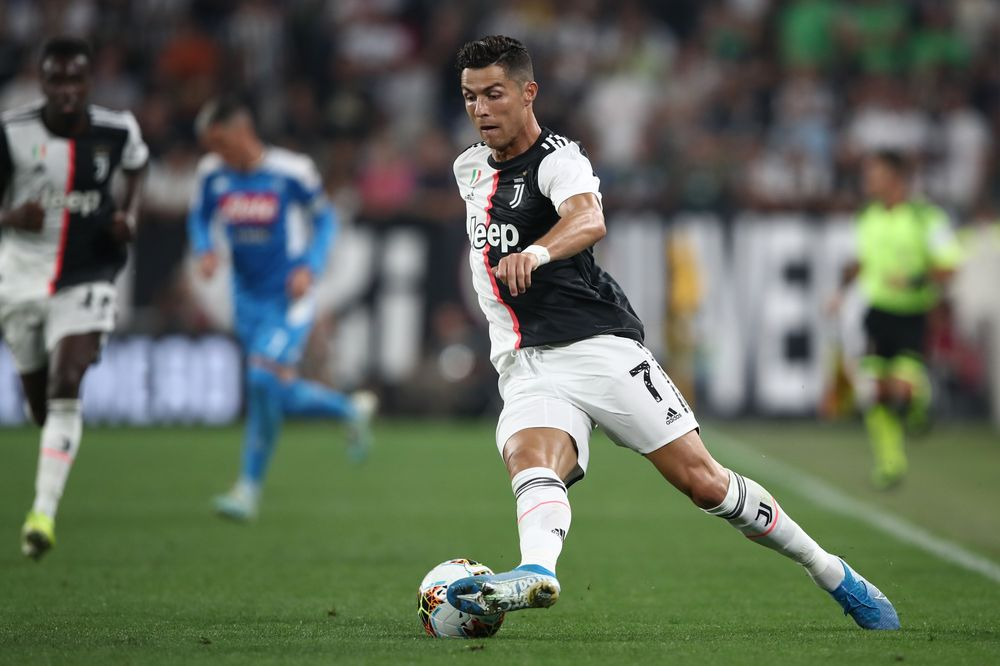
#> input picture Assignment05/edgeDetection3.jpg, 1000 x 666 px
$ jupyter execute 'Assignment 05 Adaptive Threshold EdgeDetection.ipynb'
#> lines starting #> are read from the running program, lines starting #| are printed output that depends on the picture; after the words box and inside, x2 and y2 are one past the last pixel; in counts of white or black regions, pixels touching at a corner belong together
## Imports

[cell 1]
import numpy as np
import cv2
import matplotlib.pyplot as plt

## Loading image

[cell 2]
img = cv2.imread('edgeDetection3.jpg', 0)
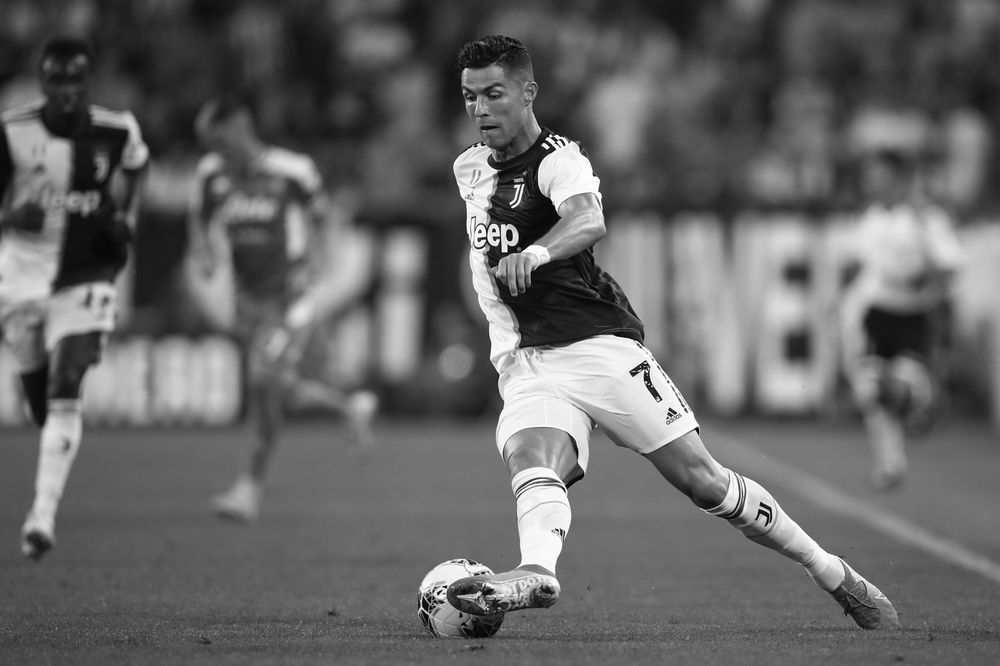
#> img: shape (666, 1000); min 0, max 255, mean 102
plt.figure(figsize=(8, 6))
plt.title("Oringinal Image")
plt.imshow(img, 'gray')

## Canny edge detection

[cell 3]
edges = cv2.Canny(img, 100, 200)
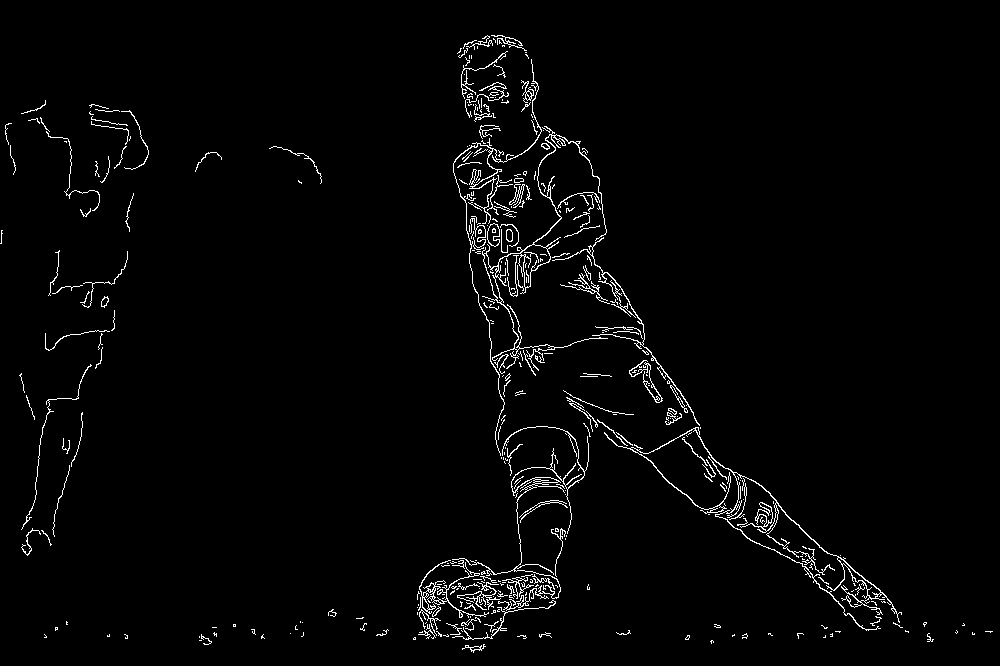
#> edges: shape (666, 1000); 2.2% white in thin lines or dots
plt.figure(figsize=(8, 6))
plt.imshow(img, 'gray')
plt.imshow(edges, 'gray')
plt.xticks([]), plt.yticks([])
plt.show()

## Thresholding techniques

[cell 4]
img = cv2.medianBlur(img,5) ## Remove noise using median Blur

## 2nd argument - threshold, 3rd Argument - Value assigned if pixel is greater than threshold
ret,th1 = cv2.threshold(img,127,220,cv2.THRESH_BINARY)
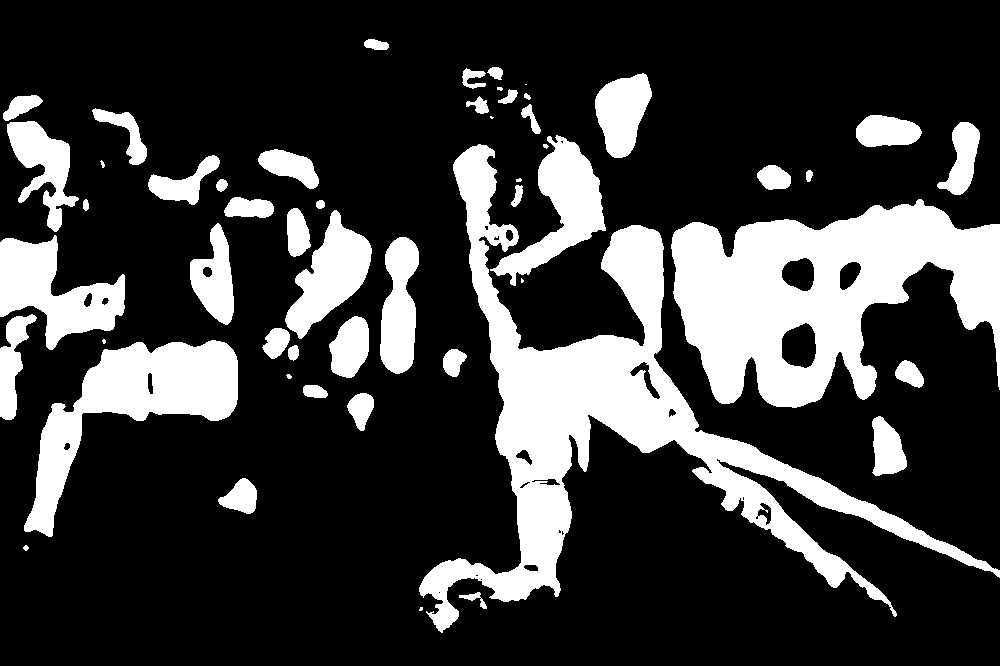
#> th1: shape (666, 1000); values 0 (black) and 220 (white), 23.3% white; 53 white regions (7 under 20 px), largest, box (x1, y1, x2, y2) and area: (419, 144, 1000, 633) 48986, (671, 199, 1000, 408) 39375, (24, 340, 238, 537) 14307

## threshold value is the mean of neighbourhood area
th2 = cv2.adaptiveThreshold(img,255,cv2.ADAPTIVE_THRESH_MEAN_C,cv2.THRESH_BINARY,9,2)
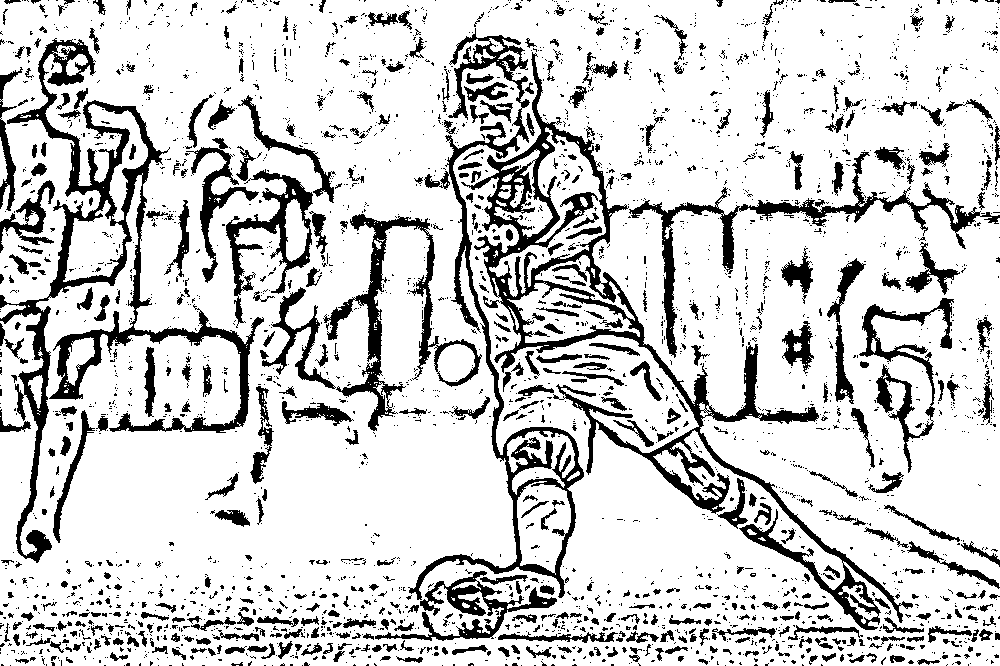
#> th2: shape (666, 1000); 81.5% white; 3067 black regions (2548 under 20 px), largest, box (x1, y1, x2, y2) and area: (461, 52, 913, 630) 19339, (0, 38, 264, 563) 16008, (408, 28, 584, 600) 9183

## threshold value is the weighted sum of neighbourhood values where weights are a gaussian window.
th3 = cv2.adaptiveThreshold(img,255,cv2.ADAPTIVE_THRESH_GAUSSIAN_C,cv2.THRESH_BINARY,9,2)
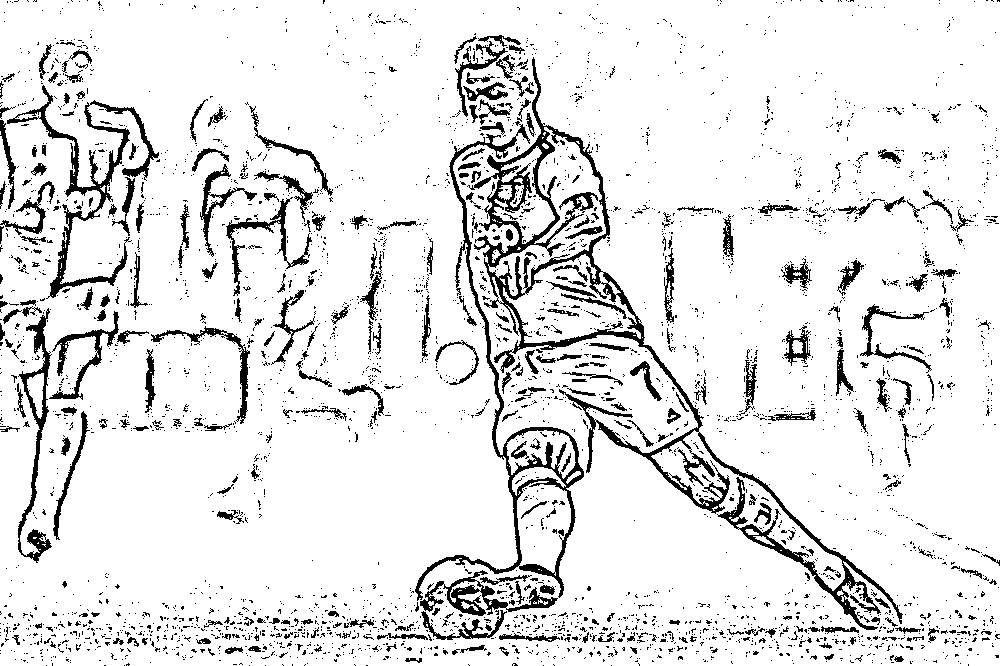
#> th3: shape (666, 1000); 89.8% white; 3738 black regions (3417 under 20 px), largest, box (x1, y1, x2, y2) and area: (467, 57, 903, 630) 13545, (415, 121, 584, 601) 4890, (7, 85, 159, 299) 3766

titles = ['After MedianFiltering','Global Thresholding (v = 127)',
            'Adaptive Mean Thresholding', 'Adaptive Gaussian Thresholding']

images = [img, th1, th2, th3]

plt.figure(figsize=(17,15))
for i in range(4):
    plt.subplot(2,2,i+1)
    plt.imshow(images[i],'gray')
    plt.title(titles[i])
    plt.xticks([]),plt.yticks([])

plt.tight_layout()
plt.show()

[cell 5]
ret2,th2 = cv2.threshold(img,0,255,cv2.THRESH_OTSU)
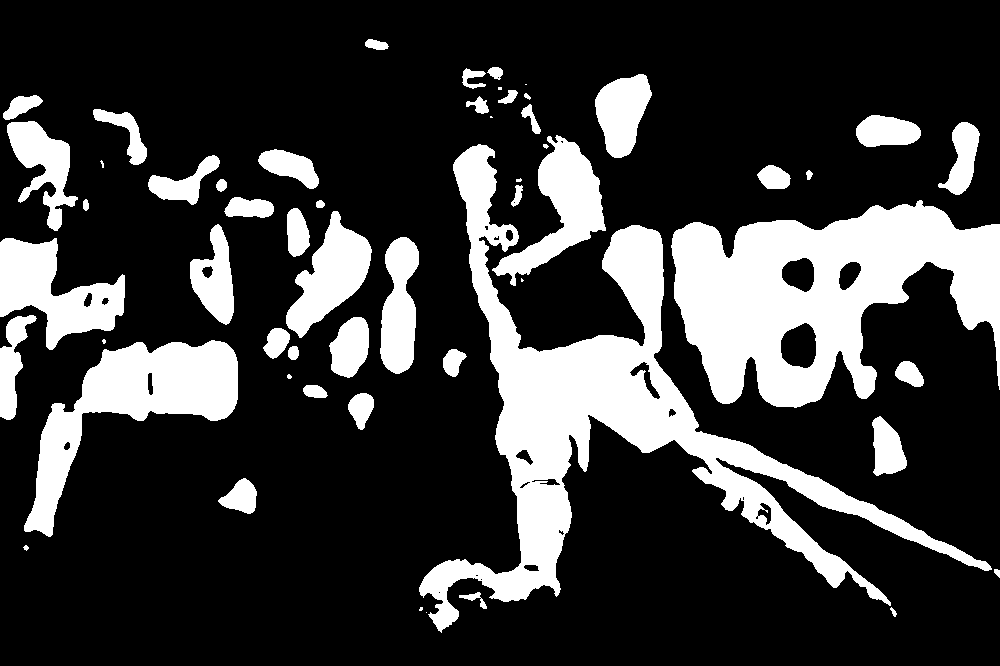
#> th2: shape (666, 1000); 23% white; 56 white regions (10 under 20 px), largest, box (x1, y1, x2, y2) and area: (419, 144, 992, 633) 48456, (671, 200, 1000, 408) 39087, (24, 340, 238, 537) 14207
#> ret2 = 128

fig = plt.figure(figsize=(15,10))
plt.subplot(1,2,1)
plt.imshow(img,'gray')
plt.xticks([]),plt.yticks([])
plt.title("Image After Median Filtering")

plt.subplot(1,2,2)
plt.imshow(th2,'gray')
plt.xticks([]),plt.yticks([])
plt.title("Image after Otsu's Thresholding")
plt.show()

[cell 6]
ret2,th2 = cv2.threshold(img,0,255,cv2.THRESH_BINARY+cv2.THRESH_OTSU)

fig = plt.figure(figsize=(15,10))
plt.subplot(1,2,1)
plt.imshow(img,'gray')
plt.xticks([]),plt.yticks([])
plt.title("Image After Median Filtering")

plt.subplot(1,2,2)
plt.imshow(th2,'gray')
plt.xticks([]),plt.yticks([])
plt.title("Image after Otsu's Thresholding")
plt.show()

## Using the best result to give color to edges

[cell 7]
img_org = cv2.imread('edgeDetection3.jpg')
#> img_org is the input picture: shape (666, 1000, 3); mean B, G, R 90.4, 106.5, 97.6

img_final = img_org - th3[:,:,np.newaxis]
plt.figure(figsize=(14,12))
plt.imshow(img_final)
plt.show()

### With th3

[cell 8]
im = cv2.imread('edgeDetection3.jpg',0)
im2 = cv2.imread('edgeDetection3.jpg')
out = np.bitwise_or(im2,th3[:,:,np.newaxis])
plt.figure(figsize=(14,12))
implot = plt.imshow(cv2.cvtColor(out, cv2.COLOR_BGR2RGB))
plt.show()

### With canny edges

[cell 9]
im = cv2.imread('edgeDetection3.jpg',0)
im2 = cv2.imread('edgeDetection3.jpg')
# edges = cv2.Canny(im,100,200)
out = np.bitwise_and(im2, edges[:,:,np.newaxis])
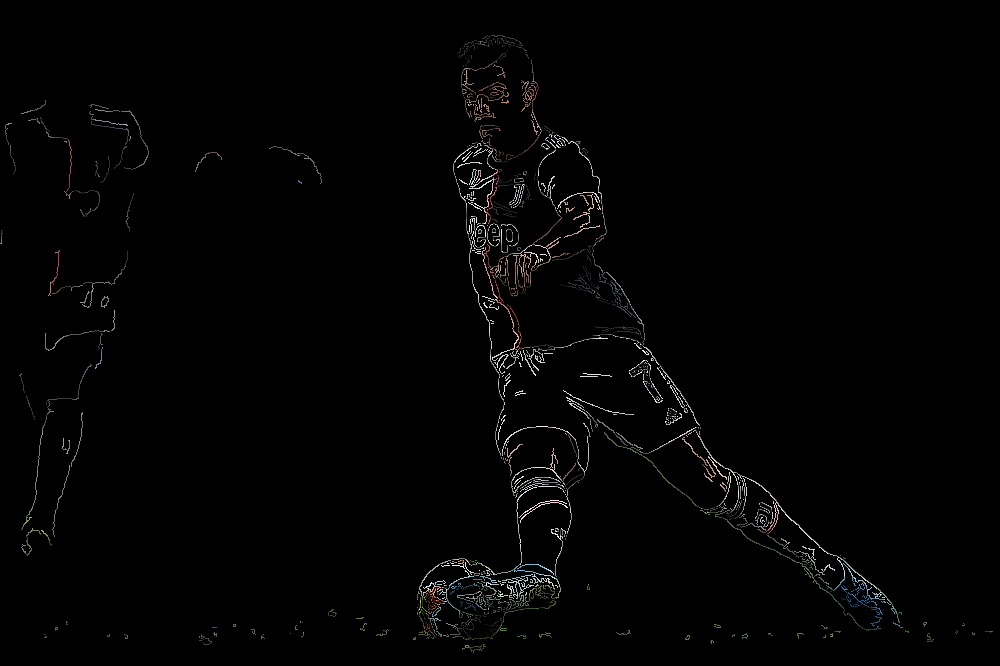
#> out: shape (666, 1000, 3); mean B, G, R 2.6, 2.8, 2.8
plt.figure(figsize=(14,12))
implot = plt.imshow(cv2.cvtColor(out, cv2.COLOR_BGR2RGB))
plt.show()
